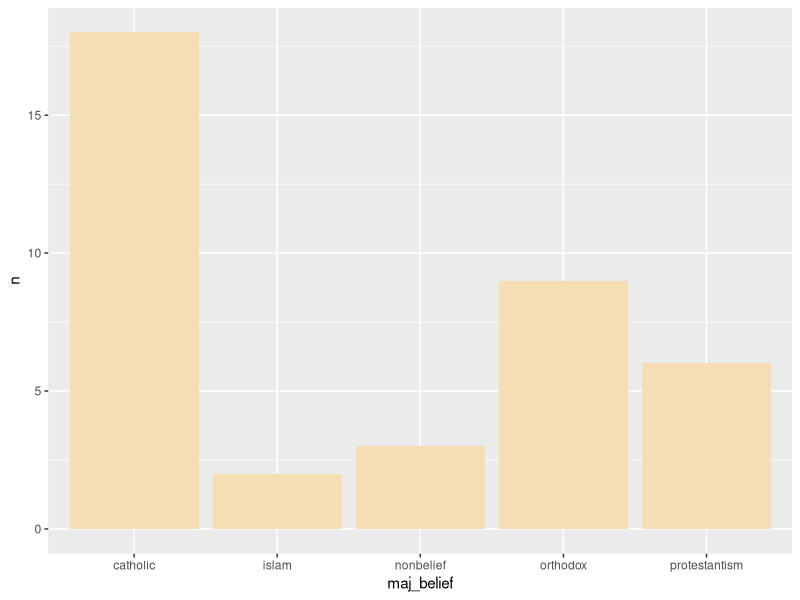
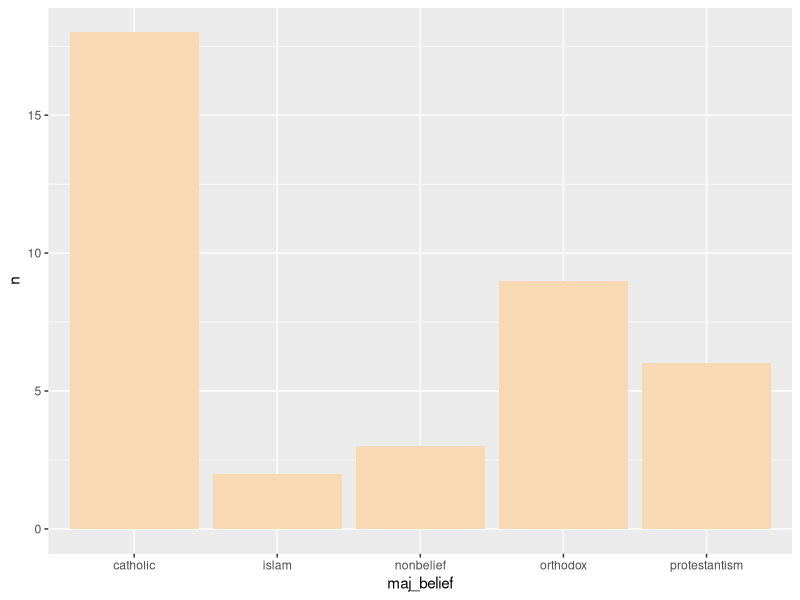
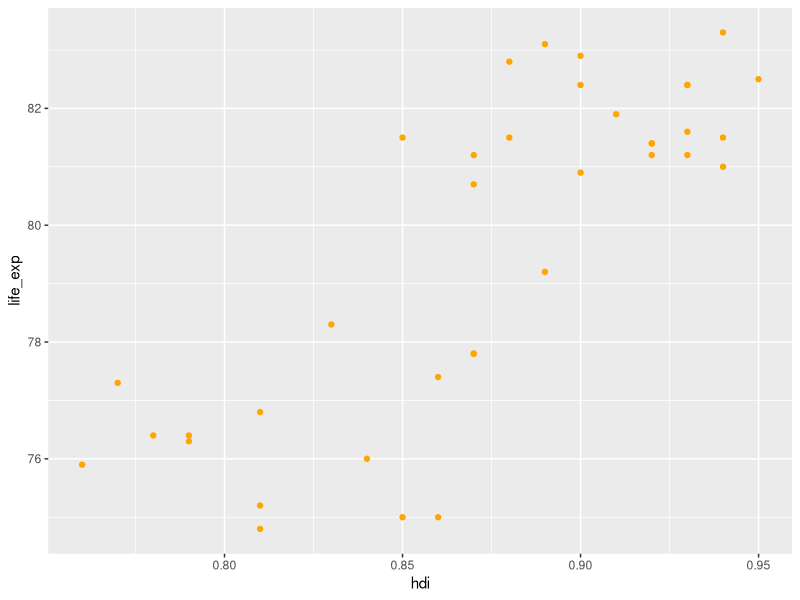
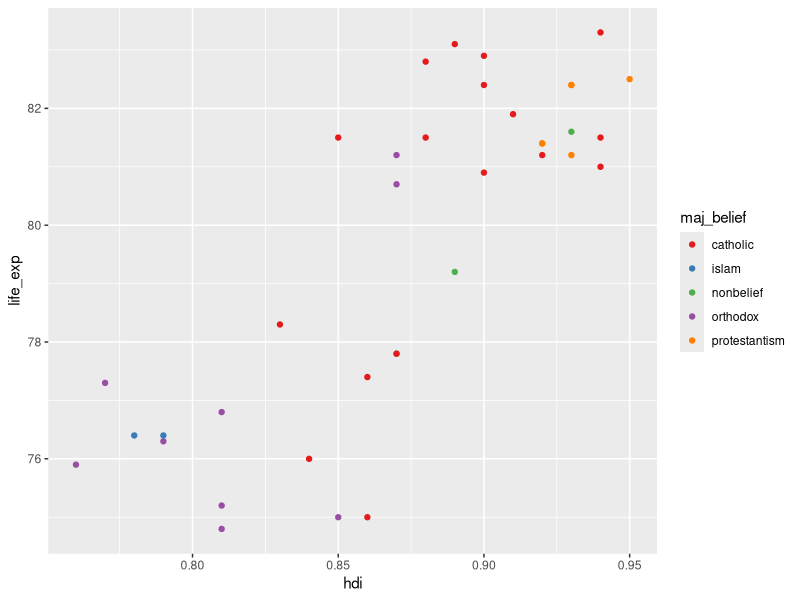
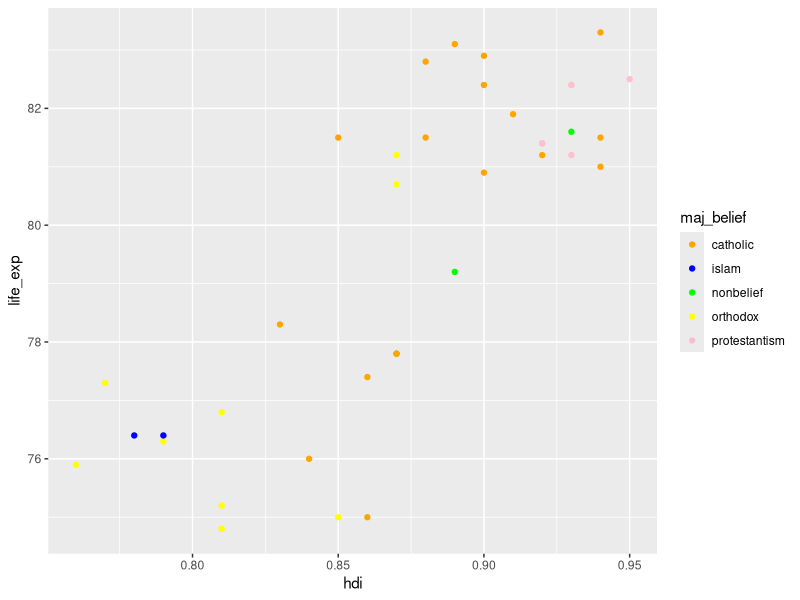
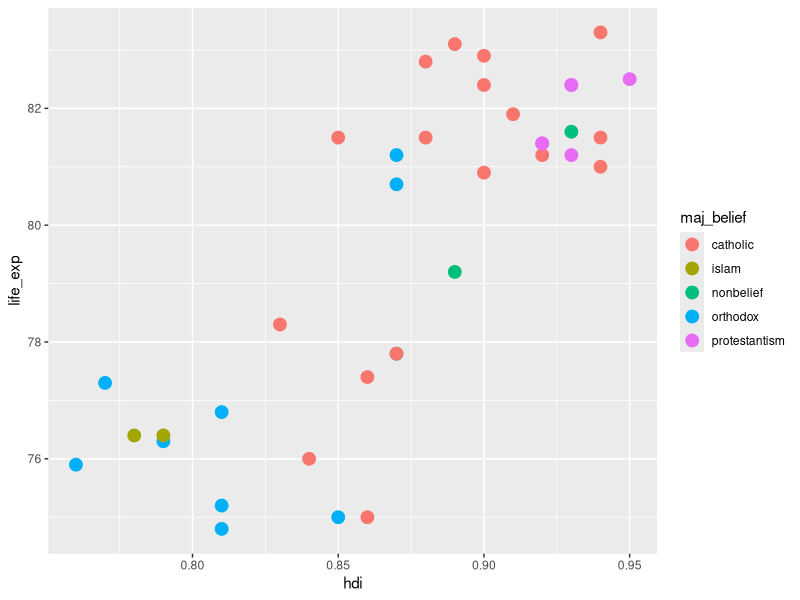
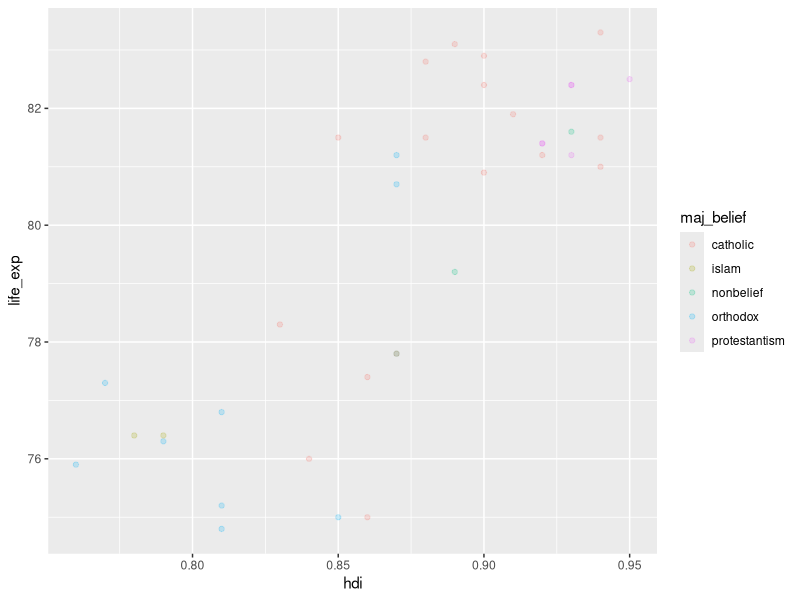
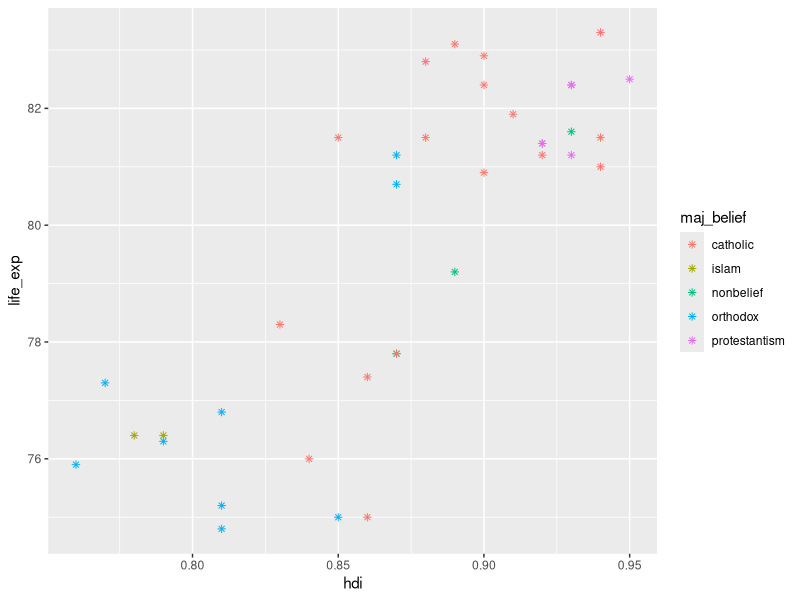

These charts were generated, in order, by the following R code:
## ---- chunk 1
knitr::opts_chunk$set(echo = TRUE)

library(tidyverse)
library(patchwork)
library(here)

countries = read.csv(here("data", "countries.csv"))
## ---- chunk 2
countries %>% count(maj_belief) %>% 
  ggplot(aes(x = maj_belief, y = n)) +
  geom_col(fill = "wheat")
## ---- chunk 3
countries %>% count(maj_belief) %>% 
  ggplot(aes(x = maj_belief, y = n)) +
  geom_col(fill = "#f9d9b4")
## ---- chunk 4
ggplot(aes(x = hdi, y = life_exp), data = countries) + geom_point(color = "orange")
## ---- chunk 5
ggplot(aes(x = hdi, y = life_exp, color = maj_belief), data = countries) + geom_point() +
  scale_color_brewer(palette = "Set1")
## ---- chunk 6
ggplot(aes(x = hdi, y = life_exp, color = maj_belief), data = countries) + geom_point() +
  scale_color_manual(values = c("orange", "blue", "green", "yellow", "pink"))
## ---- chunk 7
ggplot(aes(x = hdi, y = life_exp, color = maj_belief), data = countries) + geom_point(size = 4)
## ---- chunk 8
ggplot(aes(x = hdi, y = life_exp, color = maj_belief), data = countries) + geom_point(alpha = 0.2)
## ---- chunk 9
ggplot(aes(x = hdi, y = life_exp, color = maj_belief), data = countries) + geom_point(shape = 8)
## ---- chunk 10
ggplot(aes(x = hdi, y = life_exp), data = countries) + geom_point() +
  scale_x_continuous(limits = c(0.7, 1))
## ---- chunk 11
ggplot(aes(x = hdi, y = life_exp), data = countries) + geom_point() +
  scale_x_continuous(limits = c(NA, 1))
## ---- chunk 12
ggplot(aes(x = hdi, y = life_exp), data = countries) + geom_point() +
  scale_y_continuous(breaks = c(75, 80, 82))
## ---- chunk 13
ggplot(aes(x = hdi, y = life_exp), data = countries) + geom_point() +
  scale_y_continuous(breaks = seq(from = 75, to = 85, by = 2))
## ---- chunk 14
library(scales)

ggplot(aes(x = hdi, y = life_exp), data = countries) + geom_point() +
  scale_x_continuous(labels = percent_format())
## ---- chunk 15
countries %>% count(maj_belief) %>% 
  ggplot(aes(x = maj_belief, y = n)) +
  geom_col() +
  scale_x_discrete(labels = c("nonbelief" = "atheist/agnostic",
                              "catholic" = "catholicism"))
## ---- chunk 16
countries %>% count(maj_belief) %>%
  mutate(maj_belief = fct_relevel(maj_belief,
                                  "nonbelief",
                                  "catholic",
                                  "protestantism",
                                  "orthodox",
                                  "islam")) %>% 
  ggplot(aes(x = maj_belief, y = n)) +
  geom_col()
## ---- chunk 17
countries %>% count(maj_belief) %>%
  mutate(maj_belief = fct_reorder(maj_belief, n)) %>% 
  ggplot(aes(x = maj_belief, y = n)) +
  geom_col()
## ---- chunk 18
countries %>% count(maj_belief) %>%
  mutate(maj_belief = fct_rev(maj_belief)) %>% 
  ggplot(aes(x = maj_belief, y = n)) +
  geom_col()
## ---- chunk 19
ggplot(aes(x = hdi, y = life_exp), data = countries) + geom_point() +
  labs(x = "Human Development Index",
       y = "Life expectency at birth",
       title = "Life expectancy at birth and Human Development index",
       subtitle = "European countries",
       caption = "Data source: Eurostat 2018")
## ---- chunk 20
ggplot(aes(x = hdi, y = life_exp), data = countries) + geom_point() +
  facet_wrap(~maj_belief, ncol = 2)
## ---- chunk 21
ggplot(aes(x = hdi, y = life_exp), data = countries) + geom_point() +
  facet_wrap(~maj_belief, scales = "free")
## ---- chunk 22
ggplot(aes(x = hdi, y = life_exp), data = countries) + geom_point() +
  facet_grid(di_cat~postsoviet)
## ---- chunk 23
ggplot(aes(x = hdi, y = life_exp), data = countries) + geom_point() +
  theme_minimal()
## ---- chunk 24
ggplot(aes(x = hdi, y = life_exp, color = maj_belief), data = countries) + geom_point() +
theme(legend.position = "bottom")
## ---- chunk 25
ggplot(aes(x = hdi, y = life_exp, color = maj_belief), data = countries) + geom_point() +
theme(legend.position = c(0.9, 0.3))
